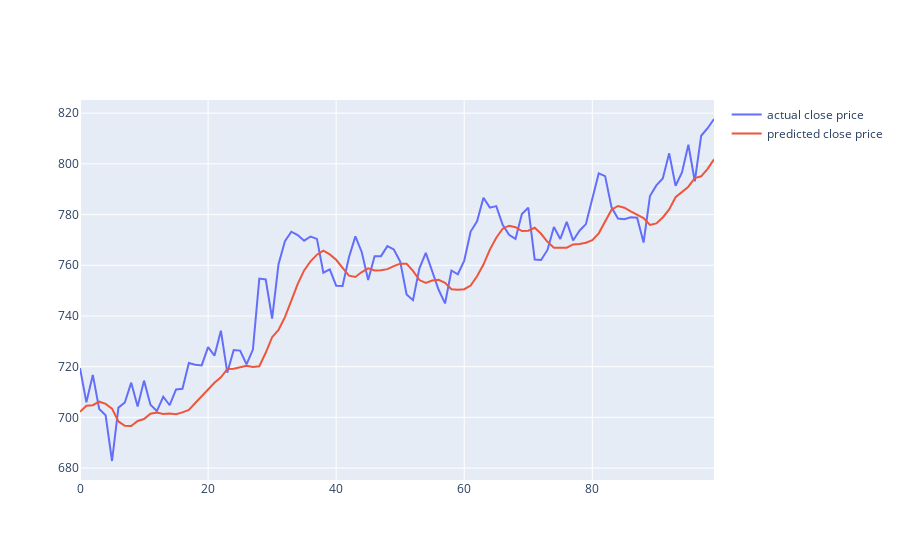

Notebook code for this chart:
### Code cell
fig = go.Figure()
fig.add_trace(go.Scatter(x=df.index[:100], y=y_test[:100,0], mode='lines', name='actual close price'))
fig.add_trace(go.Scatter(x=df.index[:100], y= y_test_pred[:100,0], mode='lines', name='predicted close price'))
